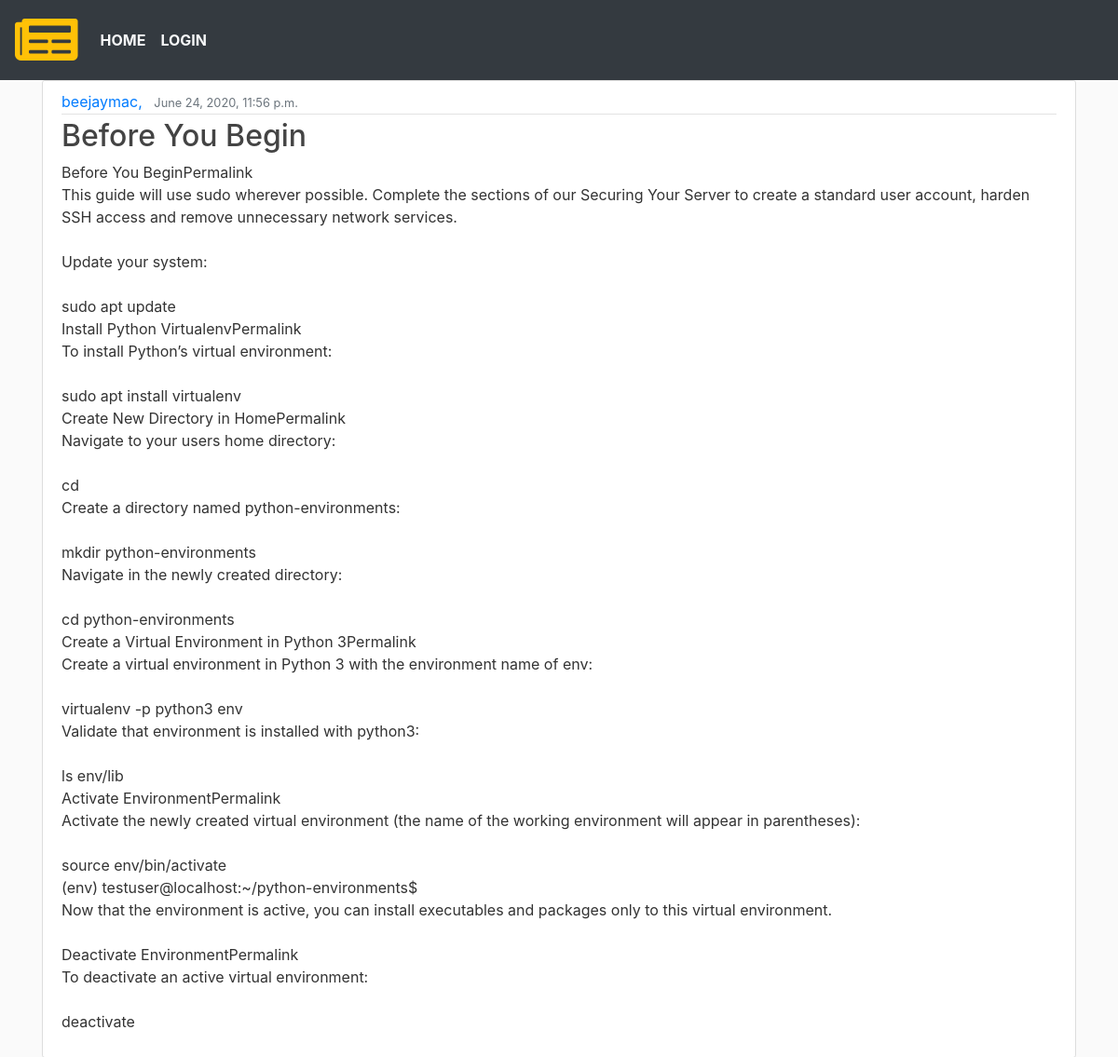
The app's page /home/post/3/ with its own data.
### blog/models.py (models this page shows, shortened)
class Post(models.Model):
    title = models.CharField(max_length=100)
    content = models.TextField()
    created = models.DateTimeField(default= timezone.now)
    author = models.ForeignKey(User, on_delete=models.CASCADE)
    gender = models.CharField( max_length=30, choices=(
        ('male','Male'),
        ('famale', 'Female'),
    ))

### blog/views.py (the view)
# urls.py: path('post/<int:pk>/', PostDetailView.as_view(), name='post-detail' ),
class PostDetailView(DetailView):
    model = Post
    template_name = 'post_detail.html'

### blog/templates/post_detail.html (shortened to what this page needs)
{% extends 'base.html' %}
{% block content %}
    <article class="media content-section">
        <div class="media-body">
          <div class="article-metadata">
            <a class="mr-2" href="#">{{ object.author }}, {{post.gender}}</a>
            <small class="text-muted">{{ post.created }}</small>
          </div>
          <h2 class="aticle-title">{{ object.title }}</h2>
          <p class="article-content">{{ object.content }} </p>
        </div>
      </article>
{% endblock content %}

### blog/static/css/main.css (style rules this page uses)
* { padding: 0; margin: 0; }
body { background: #fafafa; color: #333333; }
h1, h2, h3, h4, h5, h6 { color: #444444; }
.content-section { background: #ffffff; padding: 10px 20px; border: 1px solid #dddddd; border-radius: 3px; margin-bottom: 20px; }
.article-content { white-space: pre-line; }
.article-metadata { padding-bottom: 1px; margin-bottom: 4px; border-bottom: 1px solid #e3e3e3 }

### records on screen
Post: author "beejaymac", created "June 24, 2020, 11:56 p.m.", title "Before You Begin", content "Before You BeginPermalink This guide will use sudo wherever possible. Complete the sections of our Securing Your Server to create a standard user account, harden SSH access and remove unnecessary network services. Update your system: sudo apt update Install Python VirtualenvPermalink To install Python’s virtual environment: sudo apt install virtualenv Create New Directory in HomePermalink Navigate to your users home directory: cd Create a directory named python-environments: mkdir python-environments Navigate in the newly created directory: cd python-environments Create a Virtual Environment in Python 3Permalink Create a virtual environment in Python 3 with the environment name of env:…"
